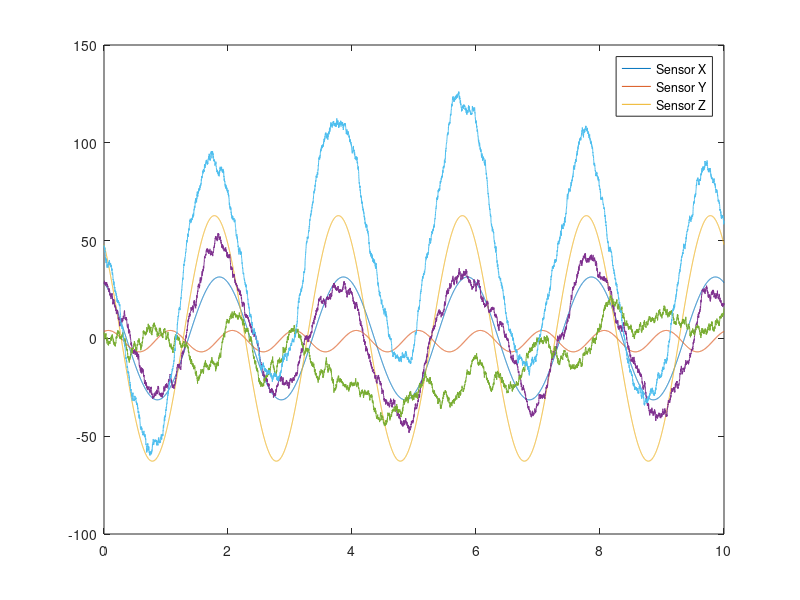
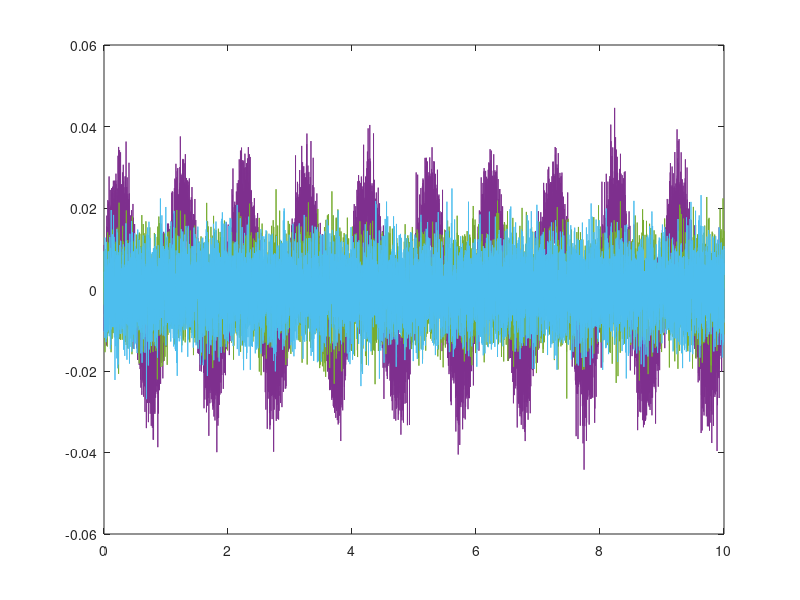

Write MATLAB code to recreate these figures, in order.
% This function generates simulated IMU data of a virtual fish

function [simimu] = simluatedData()

samplefreq	= 1e-3;     % 1 KHz
time        = 0:samplefreq:10; % in seconds
% Accelerometer (datesheet) quantities
accel.noisestd  = (3e-4*sqrt(0.5/samplefreq));          % unit = g (9.81 m/s2)
% Gyroscope (datasheet) quantities
gyro.noisestd   = deg2rad(0.01*sqrt(0.5/samplefreq)); % unit = radians
gyro.biasstd    = 2*gyro.noisestd;
% Simulation characteristics
freq        = 0.5;

roll.amplitude  = deg2rad(10);
roll.phase      = deg2rad(25);
roll.freq       = freq;
roll.angle      = roll.amplitude*sin(2*pi*roll.freq*time + roll.phase);
roll.rate       = 2*pi*roll.freq*roll.amplitude*cos(2*pi*roll.freq*time + roll.phase);
roll.rateofrate = -(2*pi*roll.freq)^2*roll.angle;

pitch.amplitude = 0;
pitch.angle     = zeros(size(time));
pitch.rate      = zeros(size(time));
pitch.rateofrate = zeros(size(time));

yaw.amplitude   = deg2rad(20);
yaw.phase       = deg2rad(40);
yaw.freq        = freq;
yaw.angle       = yaw.amplitude*sin(2*pi*yaw.freq*time + yaw.phase);
yaw.rate        = 2*pi*yaw.freq*yaw.amplitude*cos(2*pi*yaw.freq*time + yaw.phase);
yaw.rateofrate  = -(2*pi*yaw.freq)^2*yaw.angle;

% Converting Roll-Pitch-Yaw into Euler angles
% RPY = ZYX Euler Angles = R(x,phi)*R(y,theta)*R(z,psi)
% psi = Yaw, theta = Pitch, phi = Roll
psi     = yaw;
theta   = pitch;
phi     = roll;
 [Omega_Sensor, Alpha_Sensor] = ...
    getRotationRatesEulerZYX(psi, theta, phi);


% Rotation of the rigid body
Ax          = 3*(accel.noisestd);
rOP         = [0,0,0]'; % meters
Accel_CoM     = [Ax*sin(4*pi*freq*time);zeros(2,length(time))];
Accel_P     = getAcceleration(Accel_CoM, rOP, Omega_Sensor, Alpha_Sensor);

% Adding noise
% gyro.sigma = (gyro.noisevar)*eye(3,3); R = (chol(gyro.sigma));
simimu.gyro     = Omega_Sensor + (gyro.noisestd)*randn(size(Omega_Sensor));
% Adding bias drift
Bias            = getBias(length(Omega_Sensor), gyro.biasstd);
simimu.gyro     = simimu.gyro+Bias;
% accel.sigma = (accel.noisevar)*eye(3,3); R = chol(accel.sigma);
simimu.acc  = Accel_P + accel.noisestd*randn(size(Accel_P));

simimu.gyro     = simimu.gyro';
simimu.acc      = simimu.acc';
simimu.t        = time';


figure('Name','Gyroscope with noise, without drift')
plot(time, rad2deg(Omega_Sensor));
hold on
plot(time, rad2deg(simimu.gyro));
legend('Sensor X', 'Sensor Y', 'Sensor Z')

figure()
plot(time, Accel_P);
hold on
plot(time, simimu.acc);

end

function [Omega_Sensor, Alpha_Sensor] = ...
    getRotationRatesEulerZYX(psi, theta, phi)
% 
% keyboard
    N = length(psi.angle);
    Omega_Sensor = zeros(3,N);
    Alpha_Sensor = zeros(3,N);
    for ii=1:N
        Theta_d     = [phi.rate(ii); theta.rate(ii); psi.rate(ii)];
        Theta_dd    = [phi.rateofrate(ii); theta.rateofrate(ii); psi.rateofrate(ii)];
        W = [1, 0, -sin(theta.angle(ii));
            0, cos(phi.angle(ii)), cos(theta.angle(ii)).*sin(phi.angle(ii));
            0, -sin(phi.angle(ii)), cos(theta.angle(ii)).*cos(phi.angle(ii))];
        W_theta =[0,0,-cos(theta.angle(ii));
            0,0,-sin(theta.angle(ii))*sin(phi.angle(ii));
            0,0,-sin(theta.angle(ii))*cos(phi.angle(ii))];
        W_phi   = [0,0,0;
            0,-sin(phi.angle(ii)), cos(theta.angle(ii))*cos(phi.angle(ii));
            0,-cos(phi.angle(ii)), -cos(theta.angle(ii))*sin(phi.angle(ii))];
        W_d     = W_theta*theta.rate(ii) + W_phi*phi.rate(ii);
        Omega_Sensor(:,ii)     = W*Theta_d;
        Alpha_Sensor(:,ii)     = W_d*Theta_d + W*Theta_dd;
    end
end

% Two points on a rigid body
function [Accel_P] = getAcceleration(Accel_O, rOP, Omega_Sensor, Alpha_Sensor)
    N = length(Accel_O);
    Accel_P = zeros(3,N);

    for ii=1:N
        Accel_P(:,ii) = Accel_O(:,ii) + ...
            (crossMat(Alpha_Sensor(:,ii)) + ...
            crossMat(Omega_Sensor(:,ii))^2)*rOP;
    end
end

% Cross Product matrix
function [Mat] = crossMat(vector)
    Mat = [0, -vector(3), vector(2);
        vector(3), 0, -vector(1);
        -vector(2), vector(1), 0];
end

% Random walk
function [Bias] = getBias(length, std)
    Bias = zeros(3,length);
    Bias(:,1) = std*randn(3,1);
    for ii=2:length
        Bias(:,ii) = Bias(:,ii-1) + std*randn(3,1);
    end
end